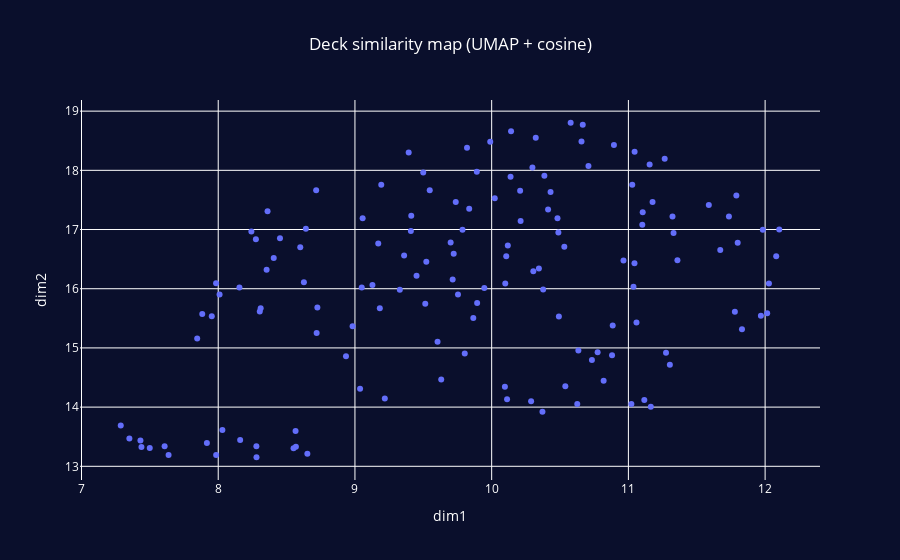

This figure's notebook cell:
### Code cell
import json
import pandas as pd
from sklearn.metrics.pairwise import cosine_similarity
import umap.umap_ as umap
import plotly.express as px

# 1. Load decks
with open("opponent_decks.json", "r") as f:
    data = json.load(f)

all_cards = sorted({card for deck in data.values() for card in deck})
rows = []

for battle_time, deck in data.items():
    row = {card: 0 for card in all_cards}
    for c in deck:
        row[c] = 1
    rows.append(row)

df = pd.DataFrame(rows)

# 2. Deck–deck similarity
sim = cosine_similarity(df)

# 3. UMAP embedding
embedding = umap.UMAP(
    n_neighbors=10,
    min_dist=0.1,
    metric="precomputed"
).fit_transform(1 - sim)

df["dim1"] = embedding[:, 0]
df["dim2"] = embedding[:, 1]

# 4. Plot
fig = px.scatter(
    df,
    x="dim1",
    y="dim2",
    title="Deck similarity map (UMAP + cosine)",
)

fig.update_layout(
    plot_bgcolor="#0a0f2c",
    paper_bgcolor="#0a0f2c",
    font=dict(color="white"),
    title_x=0.5,
)

fig.show()

### Figure 1 — Plotly figure (JSON) as saved in the notebook; plotly's stock layout.template omitted (floating-point values rounded to 4 significant figures; data arrays with more than 128 entries replaced by an {"elided": "..."} marker saying what was removed)
{"data": [{"hovertemplate": "dim1=%{x}<br>dim2=%{y}<extra></extra>", "legendgroup": "", "marker": {"color": "#636efa", "symbol": "circle"}, "mode": "markers", "name": "", "orientation": "v", "showlegend": false, "type": "scatter", "x": {"elided": "142 float values"}, "xaxis": "x", "y": {"elided": "142 float values"}, "yaxis": "y"}], "layout": {"font": {"color": "white"}, "legend": {"tracegroupgap": 0}, "paper_bgcolor": "#0a0f2c", "plot_bgcolor": "#0a0f2c", "title": {"text": "Deck similarity map (UMAP + cosine)", "x": 0.5}, "xaxis": {"anchor": "y", "domain": [0, 1], "title": {"text": "dim1"}}, "yaxis": {"anchor": "x", "domain": [0, 1], "title": {"text": "dim2"}}}}
